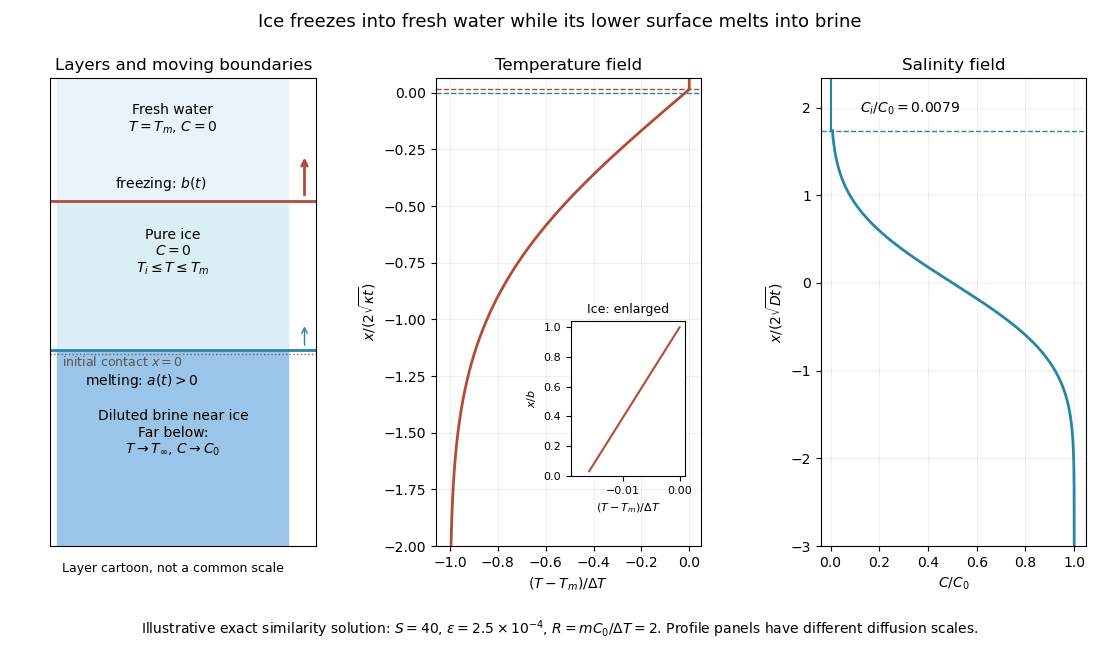

Python code for this plot:
"""Illustrate a coupled freezing/melting similarity solution.
Python 3.14.4; matplotlib 3.10.7 and numpy 2.3.5.
Output: paper-71-fields.png in the current directory. Honor MPLCONFIGDIR.
"""
import math
from pathlib import Path

def dilution(A):
    return 1/(1+math.sqrt(math.pi)*A*math.exp(A*A)*math.erfc(-A))

def solve_model(S=40.,eps=2.5e-4,R=2.):
    lo,hi=0.,6.
    for _ in range(90):
        A=(lo+hi)/2
        if R*dilution(A)>2/(math.pi*S)+2*eps*A/math.sqrt(math.pi):lo=A
        else:hi=A
    A=(lo+hi)/2;B=eps*A+1/(S*math.sqrt(math.pi))
    def residual(A,B):
        a=eps*A
        theta=math.sqrt(math.pi)*S*B*math.exp(B*B)*(math.erf(B)-math.erf(a))
        return (S*a-S*B*math.exp(B*B-a*a)+(1-theta)*math.exp(-a*a)/(math.sqrt(math.pi)*math.erfc(-a)),theta-R*dilution(A))
    for _ in range(30):
        f,g=residual(A,B)
        if max(abs(f),abs(g))<1e-13:break
        dA=1e-6;dB=1e-7
        af,ag=residual(A+dA,B);bf,bg=residual(A,B+dB)
        fa,ga=(af-f)/dA,(ag-g)/dA
        fb,gb=(bf-f)/dB,(bg-g)/dB
        det=fa*gb-fb*ga
        A+=(-f*gb+g*fb)/det
        B+=(-g*fa+f*ga)/det
    a=eps*A
    theta=math.sqrt(math.pi)*S*B*math.exp(B*B)*(math.erf(B)-math.erf(a))
    assert A>0 and B>a and 0<theta<1
    assert max(abs(v) for v in residual(A,B))<1e-10
    return dict(S=S,eps=eps,R=R,A=A,a=a,B=B,theta=theta,c=dilution(A))

def temperature(u,m):
    a,B,theta=m['a'],m['B'],m['theta']
    if u<a:return -1+(1-theta)*math.erfc(-u)/math.erfc(-a)
    if u<=B:return -theta*(math.erf(B)-math.erf(u))/(math.erf(B)-math.erf(a))
    return 0.

def concentration(v,m):
    return 1+(m['c']-1)*math.erfc(-v)/math.erfc(-m['A']) if v<=m['A'] else 0.

def main():
    import os,tempfile
    cache=None
    if 'MPLCONFIGDIR' not in os.environ:
        cache=tempfile.TemporaryDirectory(prefix='paper-71-mpl-')
        os.environ['MPLCONFIGDIR']=cache.name
    import matplotlib
    matplotlib.use('Agg')
    import matplotlib.pyplot as plt
    import numpy as np
    from matplotlib.patches import Rectangle
    m=solve_model()
    fig,axes=plt.subplots(1,3,figsize=(11.2,6.5),dpi=100,facecolor='white')
    ax=axes[0];r=m['a']/m['B']
    ax.add_patch(Rectangle((0,-1.25),1,1.25+r,color='#9bc5e8'))
    ax.add_patch(Rectangle((0,r),1,1-r,color='#dbedf5'))
    ax.add_patch(Rectangle((0,1),1,.8,color='#eaf3fb'))
    ax.axhline(0,color='#666',ls=':',lw=1);ax.axhline(r,color='#2786a8',lw=2);ax.axhline(1,color='#b44b35',lw=2)
    ax.text(.5,1.45,'Fresh water\n$T=T_m$, $C=0$',ha='center')
    ax.text(.5,.53,'Pure ice\n$C=0$\n$T_i\\leq T\\leq T_m$',ha='center')
    ax.text(.5,-.65,'Diluted brine near ice\nFar below:\n$T\\to T_\\infty$, $C\\to C_0$',ha='center')
    ax.annotate('freezing: $b(t)$',xy=(1,1),xytext=(.25,1.08),fontsize=10)
    ax.annotate('melting: $a(t)>0$',xy=(1,r),xytext=(.12,-.2),fontsize=10)
    ax.annotate('',xy=(1.07,1.3),xytext=(1.07,1.02),arrowprops=dict(arrowstyle='->',color='#b44b35',lw=2))
    ax.annotate('',xy=(1.07,r+.17),xytext=(1.07,r+.01),arrowprops=dict(arrowstyle='->',color='#2786a8'))
    ax.text(.02,-.08,'initial contact $x=0$',fontsize=9,color='#555')
    ax.set(xlim=(-.03,1.12),ylim=(-1.25,1.8),xticks=[],yticks=[],title='Layers and moving boundaries')
    ax.text(.5,-1.42,'Layer cartoon, not a common scale',ha='center',fontsize=9)
    ax=axes[1];us=np.linspace(-2,.065,700);vals=[temperature(float(u),m) for u in us]
    ax.plot(vals,us,color='#b44b35',lw=2)
    ax.axhline(m['a'],color='#2786a8',ls='--',lw=1);ax.axhline(m['B'],color='#b44b35',ls='--',lw=1)
    ax.set(xlabel='$(T-T_m)/\\Delta T$',ylabel='$x/(2\\sqrt{\\kappa t})$',title='Temperature field',xlim=(-1.06,.05),ylim=(-2,.065))
    ax.grid(alpha=.2)
    ins=ax.inset_axes([.51,.15,.43,.33]);ui=np.linspace(m['a'],m['B'],100)
    ins.plot([temperature(float(u),m) for u in ui],ui/m['B'],color='#b44b35')
    ins.set(xlabel='$(T-T_m)/\\Delta T$',ylabel='$x/b$',title='Ice: enlarged',xlim=(-m['theta']*1.2,.001),ylim=(0,1.04))
    ins.tick_params(labelsize=8);ins.xaxis.label.set_size(8);ins.yaxis.label.set_size(8);ins.title.set_size(9)
    ax=axes[2];vs=np.linspace(-3,m['A'],600)
    ax.plot([concentration(float(v),m) for v in vs],vs,color='#2786a8',lw=2)
    ax.plot([m['c'],0],[m['A'],m['A']],color='#2786a8',lw=1)
    ax.plot([0,0],[m['A'],m['A']+.6],color='#2786a8')
    ax.axhline(m['A'],color='#2786a8',ls='--',lw=1)
    ax.annotate('$C_i/C_0=%.4f$'%m['c'],xy=(m['c'],m['A']),xytext=(.12,m['A']+.2),fontsize=10)
    ax.set(xlabel='$C/C_0$',ylabel='$x/(2\\sqrt{Dt})$',title='Salinity field',xlim=(-.04,1.05),ylim=(-3,m['A']+.6))
    ax.grid(alpha=.2)
    fig.suptitle('Ice freezes into fresh water while its lower surface melts into brine',fontsize=13)
    fig.text(.5,.025,'Illustrative exact similarity solution: $S=40$, $\\epsilon=2.5\\times10^{-4}$, $R=mC_0/\\Delta T=2$. Profile panels have different diffusion scales.',ha='center',fontsize=10)
    fig.subplots_adjust(left=.045,right=.97,bottom=.16,top=.88,wspace=.45)
    fig.savefig(Path('paper-71-fields.png'),dpi=100,facecolor='white',transparent=False)
    plt.close(fig)
    if cache:cache.cleanup()

if __name__=='__main__':main()
